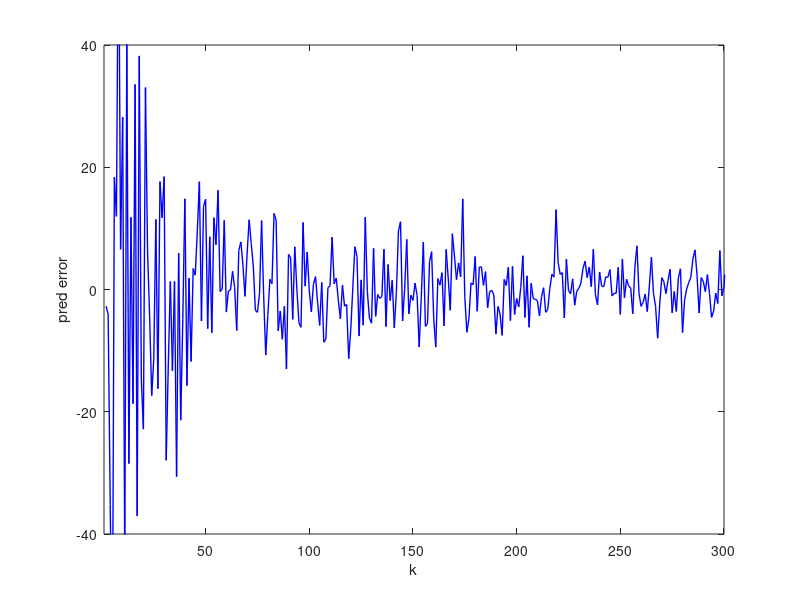
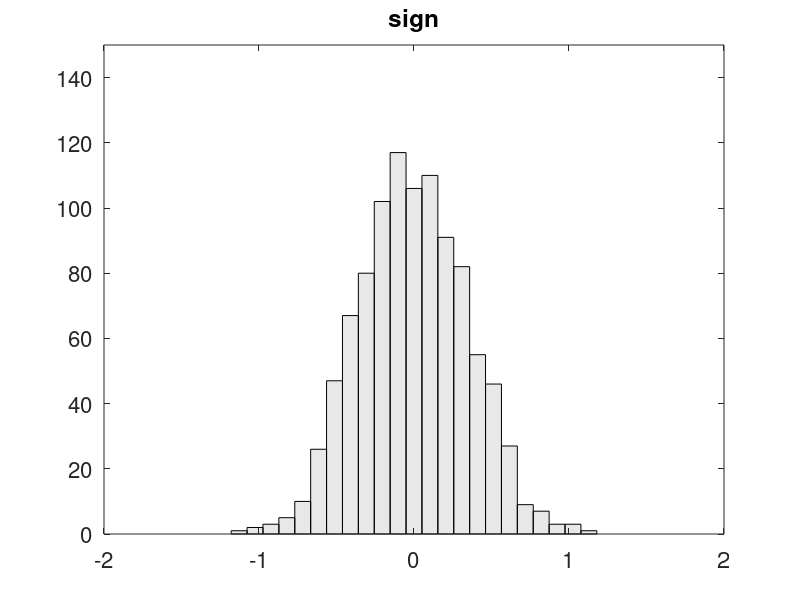

MATLAB code for these plots, in order:
% On-line learning and regression example via stochastic subgradients.
%
% EE364b Convex Optimization II, S. Boyd
% Written by Almir Mutapcic, 01/19/07
% 

%********************************************************************
% generate a problem instance
%********************************************************************
n = 10; % number of weights (variables)

% generate a random Sigma_x covariance matrix
randn('state',1); % set state so problem is reproducable
S = randn(n,n);
Sigma_x = S'*S;

% linear relationship
a = randn(n,1)/sqrt(n);
Sigma_y = a'*Sigma_x*a + 0.1;
Sigma_xy = Sigma_x*a;

Sigma = [Sigma_x, Sigma_xy; Sigma_xy', Sigma_y];
R = sqrtm(Sigma);

%********************************************************************
% stochastic subgradient method with diminishing step sizes (sign alg)
%********************************************************************
f = [+Inf]; fbest = [+Inf]; errors = [+Inf];

MAX_ITERS = 5000; 

iter = 1;

w = zeros(n,1); % initial point
whist = [w];

while iter < MAX_ITERS 
  if( rem(iter,500) == 0 ), fprintf(1,'iter: %d\n',iter), end

  % generate a new sample from the distribution
  z = R*randn([n+1 1]); 
  x = z(1:n);  y = z(n+1);

  % noisy subgradient calculation
  e = w'*x - y;
  g = sign(e)*x;

  % step size selection
  alpha = 1/iter;

  % objective values
  errors(end+1) = e;
  fval = abs(e);
  f(end+1) = fval;
  fbest(end+1) = min( fval, fbest(end) );

  % subgradient update
  w = w - alpha*g; iter = iter + 1; whist = [whist, w];
end

w_sign = w;

% compute optimal (lms) weight that minimizes mean-square error
% using analytical formula
w_lms = Sigma(1:n,1:n)\Sigma(1:n,n+1);

%********************************************************************
% report and plot problem results
%********************************************************************
% generate random samples
NSAMPLES = 1000;
Z = R*randn([n+1 NSAMPLES]); 
X = Z(1:n,:);  Y = Z(n+1,:);

err_sign = ( w_sign'*X - Y );
abserr_sign = abs( err_sign );

err_lms    = ( w_lms'*X - Y );
abserr_lms = abs( err_lms );

disp(' ')
fprintf(1,'Sign abs predict error %3.4f\n',mean(abs(err_sign)));
fprintf(1,'Sign mean-square error %3.4f\n',mean((err_sign).^2));
disp(' ')
fprintf(1,'LMS  abs predict error %3.4f\n',mean(abs(err_lms)));
fprintf(1,'LMS  mean-square error %3.4f\n',mean((err_lms).^2));

iters = [1:MAX_ITERS];
figure(1), clf
set(gca, 'FontSize',18);
plot( iters, errors, 'b-','LineWidth', 1 )
axis([1 300 -40 40])
xlabel('k');
ylabel('pred error');
%print -depsc online_reg_errors

% histogram plots
figure(2), clf
edges = linspace(-2,2,40);
[count] = histc( err_sign, edges )';
bar( edges, count, 'histc' );
hline = findobj(gca,'Type','line'); delete(hline)
hpatch = findobj(gca,'Type','patch');
set(hpatch,'FaceColor',[0.91,0.91,0.91])
set(gca, 'FontSize',16);
axis([-2 2 0 150]);
title('sign')
%print -depsc online_reg_dist
